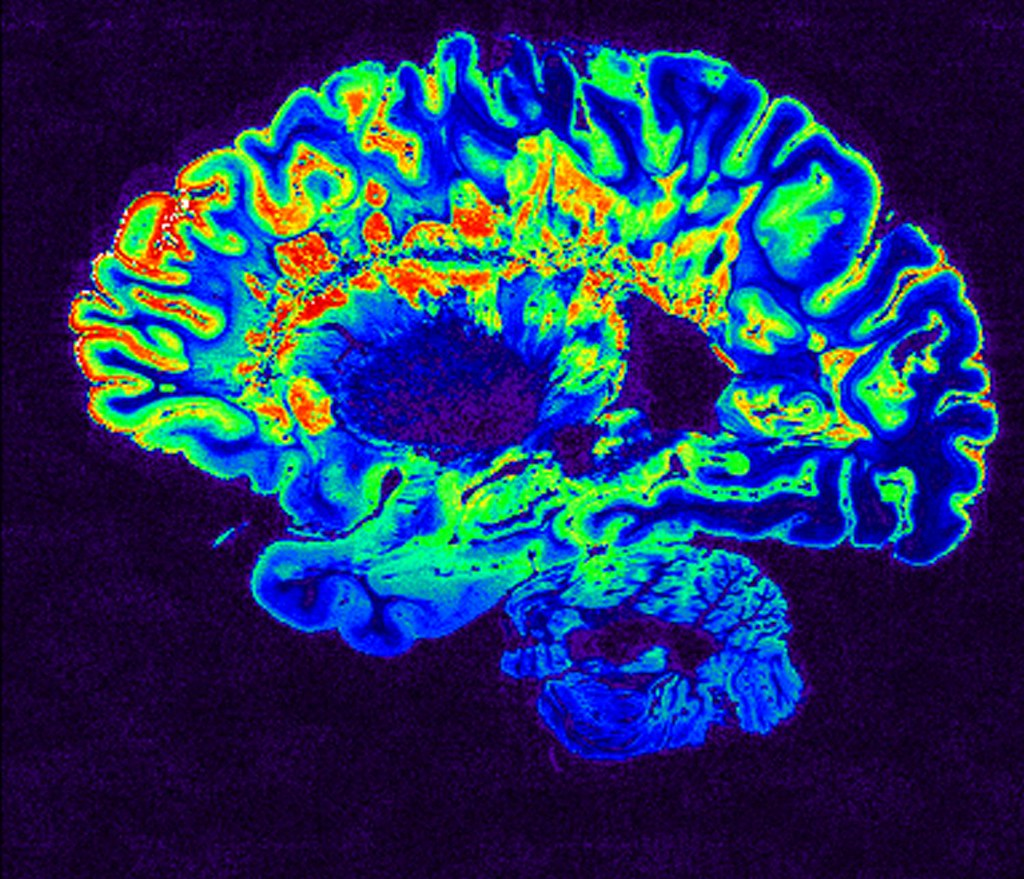
%> input picture FTDI_P1_SanchezGarzonLaura_RemuinanCidSara/MRI_pseudo_colored.jpg, 1024 x 879 px
$ octave Ejercicio_4.m   (GNU Octave 9; MATLAB toolbox functions it lacks are replaced by stand-ins)
%> lines starting %> are read from the running program, lines starting %| are printed output that depends on the picture; in (x1, y1, x2, y2) boxes, pixels count from 0 and x2, y2 are one past the last pixel; in counts of white or black regions, pixels touching at a corner belong together; the program's own positions count from 1
clc
close all
clear all

% imshow permite presentar imágenes de tipo double, con valores tanto positivos como negativos.
% Sin embargo, los formatos de almacenamiento de imágenes más extendidos exigen que éstas se
% encuentren indexadas (de tipo uint8 o uint16) o que sean true-color con componentes de tipo uint8.
% De ahí que para almacenar o intercambiar imágenes sea recomendable que tengan este tipo antes de grabarlas,
% junto con su mapa de colores si son indexadas.

% El objetivo de este ejercicio es grabar alguna de las imágenes obtenidas en los ejercicios 1 o 2.
%
% - Cuando la imagen sea de tipo double, utilice primero la función im2uint8() para convertirla a una
% imagen true-color con componentes de tipo uint8 (este paso no es estrictamente necesario, ya que la
% función imwrite lo realiza automáticamente para imágenes de tipo double). Recuerde que esta función
% (y, por lo tanto, la función imwrite) sólo arroja el resultado esperado si la imagen de tipo double toma
% valores en el rango [0,1] ; si no, debe realizar la conversión usted mismo, siguiendo el procedimiento
% expuesto en el Ejercicio 2.
%
% Una vez creada la imagen de tipo uint8, utilice la función imwrite() para almacenarla en un fichero.
% Luego intente visualizar la imagen grabada con un programa cualquiera (que no sea MatLab). Si no lo
% consigue, es porque el ajuste de rango de la imagen obtenida no es correcto.
%
% Por último, utilice la función imfinfo(ima) si quiere verificar las propiedades de la imagen guardada.

[ima1,map1]=imread("MRI_pseudo_colored.jpg"); % true color, 3D uint8 --> color
%> ima1 is the input picture: size 879x1024x3 uint8; mean R, G, B 32.8, 53.1, 97.8
%> map1 = []
[ima2,map2]=imread("CT_abdomen.jpg"); % true color, 2D uint8 --> blanco y negro
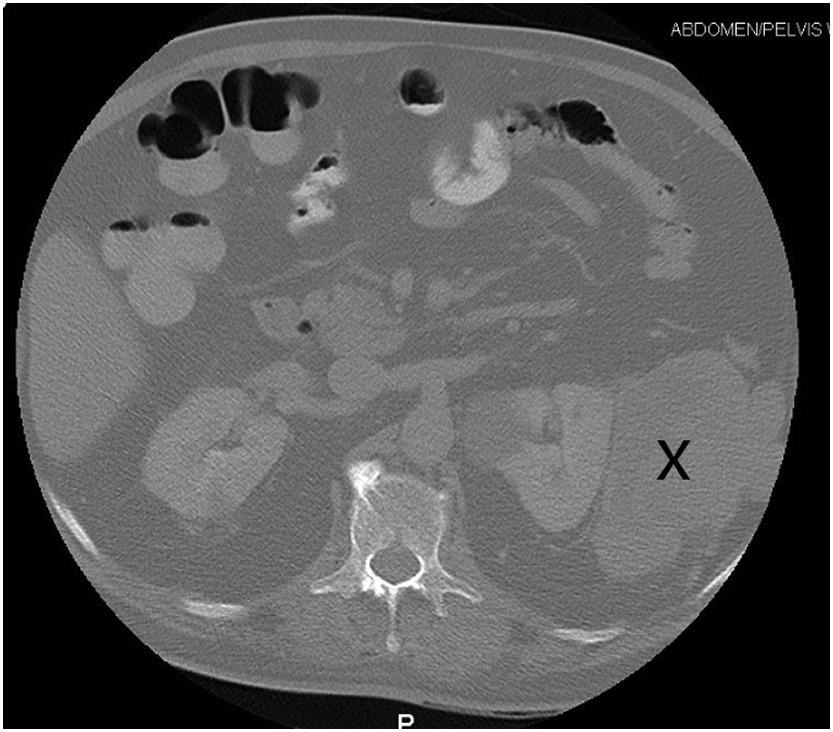
%> input picture FTDI_P1_SanchezGarzonLaura_RemuinanCidSara/CT_abdomen.jpg, 833 x 732 px
%> ima2 is the input picture: size 732x833 uint8; min 0, max 255, mean 89.1
%> map2 = []
[ima3,map3]=imread("Skin.tif"); % indexada, color
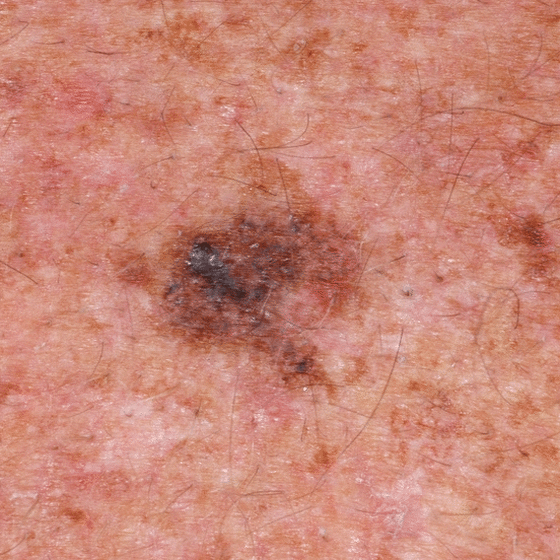
%> input picture FTDI_P1_SanchezGarzonLaura_RemuinanCidSara/Skin.tif, 560 x 560 px
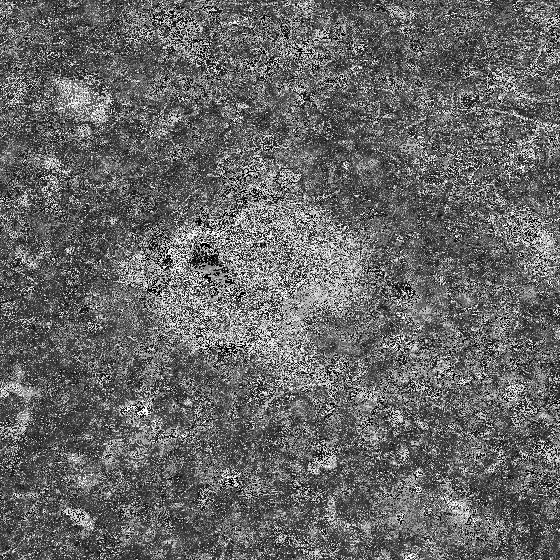
%> ima3: size 560x560 uint8; min 0, max 255, mean 102.5
%> map3 = 256 rows, first 12: [0.267 0.141 0.125; 0.741 0.471 0.365; 0.616 0.522 0.529; 0.639 0.294 0.196; 0.835 0.627 0.549; 0.569 0.478 0.49; 0.706 0.412 0.298; 0.376 0.294 0.306; 0.773 0.533 0.459; 0.804 0.596 0.518; 0.78 0.639 0.635; 0.639 0.416 0.388]
[ima4,map4]=imread("Xray_th.tif"); % true color, binaria logical
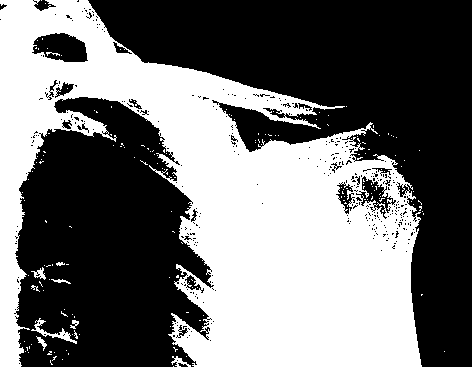
%> input picture FTDI_P1_SanchezGarzonLaura_RemuinanCidSara/Xray_th.tif, 472 x 367 px
%> ima4: size 367x472 logical; 44.1% white; 179 white regions (169 under 20 px), largest, box (x1, y1, x2, y2) and area: (0, 0, 422, 367) 75361, (31, 318, 77, 344) 246, (171, 356, 191, 367) 86
%> map4 = []

figure(1)
% Guardar la imagen en formato JPEG
nombre_archivo = 'cerebro.jpg';
imwrite(ima1, nombre_archivo);

% Verificar si se ha guardado correctamente
if exist(nombre_archivo, 'file')
    disp(['La imagen se ha guardado en ', nombre_archivo]);
else
    disp(['Hubo un problema al guardar la imagen en ', nombre_archivo]);
end

% Mostrar la imagen guardada
imagen_guardada = imread(nombre_archivo);
imshow(imagen_guardada);

figure(2)
% Guardar la imagen en formato JPEG
nombre_archivo2 = 'abdomen.jpg';
imwrite(ima2, nombre_archivo2);

% Verificar si se ha guardado correctamente
if exist(nombre_archivo2, 'file')
    disp(['La imagen se ha guardado en ', nombre_archivo2]);
else
    disp(['Hubo un problema al guardar la imagen en ', nombre_archivo2]);
end

% Mostrar la imagen guardada
imagen_guardada2 = imread(nombre_archivo2);
%> imagen_guardada2: size 732x833 uint8; min 0, max 255, mean 89.1; mean of the top-left, top-right, bottom-left and bottom-right quarters 88.9, 84.8, 92.8, 89.8
imshow(imagen_guardada2);

figure(3)
% Guardar la imagen en formato JPEG
nombre_archivo3 = 'piel.jpg';
imwrite(ima3, nombre_archivo3);

% Verificar si se ha guardado correctamente
if exist(nombre_archivo3, 'file')
    disp(['La imagen se ha guardado en ', nombre_archivo3]);
else
    disp(['Hubo un problema al guardar la imagen en ', nombre_archivo3]);
end

% Mostrar la imagen guardada
imagen_guardada3 = imread(nombre_archivo3);
%> imagen_guardada3: size 560x560 uint8; min 0, max 255, mean 102.5; mean of the top-left, top-right, bottom-left and bottom-right quarters 101.1, 103, 99.7, 106.1
imshow(imagen_guardada3);

figure(4)
n=[0:1/256:1 - 1/256]; m=[0:1/256:1 - 1/256];
[N,M]=meshgrid(n,m);
f3=2/5*N+M/4;
aaaa=imshow(f3,[min(min(f3)) max(max(f3))]);
nombre_archivo4 = 'imagensenoscosenos.jpg';
imwrite(aaaa, nombre_archivo4);

imfinfo("piel.jpg")
